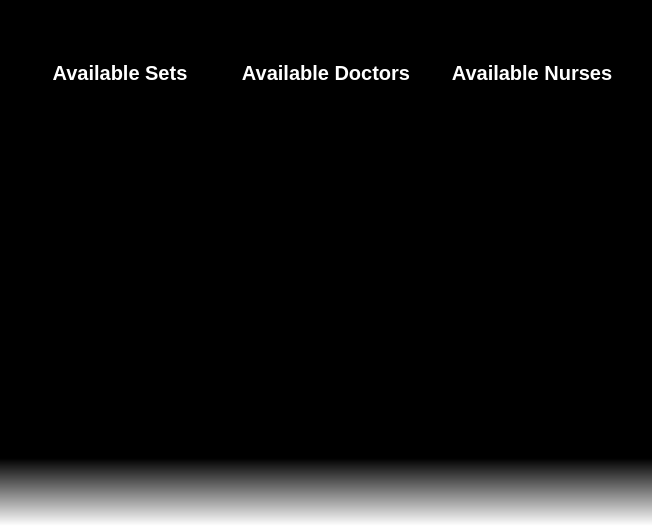
                <widget class="QWidget" name="stats_tab">
                 <property name="styleSheet">
                  <string notr="true">background-color: qlineargradient(spread:pad, x1:0.443, y1:0.863, x2:0.443, y2:1, stop:0 rgba(0, 0, 0, 255), stop:0.926136 rgba(255, 255, 255, 255));</string>
                 </property>
                 <attribute name="title">
                  <string>Home</string>
                 </attribute>
                 <layout class="QHBoxLayout" name="horizontalLayout_5">
                  <property name="bottomMargin">
                   <number>150</number>
                  </property>
                  <item>
                   <widget class="QFrame" name="view_diagrams">
                    <property name="minimumSize">
                     <size>
                      <width>0</width>
                      <height>370</height>
                     </size>
                    </property>
                    <property name="maximumSize">
                     <size>
                      <width>16777215</width>
                      <height>400</height>
                     </size>
                    </property>
                    <property name="styleSheet">
                     <string notr="true">background: none;</string>
                    </property>
                    <property name="frameShape">
                     <enum>QFrame::NoFrame</enum>
                    </property>
                    <property name="frameShadow">
                     <enum>QFrame::Raised</enum>
                    </property>
                    <layout class="QGridLayout" name="gridLayout">
                     <item row="0" column="0">
                      <widget class="QLabel" name="di1_lbl_1">
                       <property name="minimumSize">
                        <size>
                         <width>0</width>
                         <height>30</height>
                        </size>
                       </property>
                       <property name="maximumSize">
                        <size>
                         <width>16777215</width>
                         <height>30</height>
                        </size>
                       </property>
                       <property name="font">
                        <font>
                         <pointsize>15</pointsize>
                         <weight>75</weight>
                         <bold>true</bold>
                        </font>
                       </property>
                       <property name="styleSheet">
                        <string notr="true">color: rgb(255, 255, 255);</string>
                       </property>
                       <property name="text">
                        <string>Available Sets</string>
                       </property>
                       <property name="alignment">
                        <set>Qt::AlignCenter</set>
                       </property>
                      </widget>
                     </item>
                     <item row="0" column="1">
                      <widget class="QLabel" name="di1_lbl_2">
                       <property name="minimumSize">
                        <size>
                         <width>0</width>
                         <height>30</height>
                        </size>
                       </property>
                       <property name="maximumSize">
                        <size>
                         <width>16777215</width>
                         <height>30</height>
                        </size>
                       </property>
                       <property name="font">
                        <font>
                         <pointsize>15</pointsize>
                         <weight>75</weight>
                         <bold>true</bold>
                        </font>
                       </property>
                       <property name="styleSheet">
                        <string notr="true">color: rgb(255, 255, 255);</string>
                       </property>
                       <property name="text">
                        <string>Available Doctors</string>
                       </property>
                       <property name="alignment">
                        <set>Qt::AlignCenter</set>
                       </property>
                      </widget>
                     </item>
                     <item row="0" column="2">
                      <widget class="QLabel" name="di1_lbl_3">
                       <property name="minimumSize">
                        <size>
                         <width>0</width>
                         <height>30</height>
                        </size>
                       </property>
                       <property name="maximumSize">
                        <size>
                         <width>16777215</width>
                         <height>30</height>
                        </size>
                       </property>
                       <property name="font">
                        <font>
                         <pointsize>15</pointsize>
                         <weight>75</weight>
                         <bold>true</bold>
                        </font>
                       </property>
                       <property name="styleSheet">
                        <string notr="true">color: rgb(255, 255, 255);</string>
                       </property>
                       <property name="text">
                        <string>Available Nurses</string>
                       </property>
                       <property name="alignment">
                        <set>Qt::AlignCenter</set>
                       </property>
                      </widget>
                     </item>
                     <item row="1" column="0">
                      <widget class="QFrame" name="diagram_1">
                       <property name="minimumSize">
                        <size>
                         <width>200</width>
                         <height>200</height>
                        </size>
                       </property>
                       <property name="maximumSize">
                        <size>
                         <width>150</width>
                         <height>200</height>
                        </size>
                       </property>
                       <property name="styleSheet">
                        <string notr="true">QFrame{border:3px solid;
border-color: transparent;
border-radius:100;}</string>
                       </property>
                       <property name="frameShape">
                        <enum>QFrame::StyledPanel</enum>
                       </property>
                       <property name="frameShadow">
                        <enum>QFrame::Raised</enum>
                       </property>
                       <layout class="QHBoxLayout" name="horizontalLayout_6">
                        <item>
                         <widget class="roundProgressBar" name="pro1_d" native="true"/>
                        </item>
                       </layout>
                      </widget>
                     </item>
                     <item row="1" column="1">
                      <widget class="QFrame" name="diagram_2">
                       <property name="minimumSize">
                        <size>
                         <width>200</width>
                         <height>200</height>
                        </size>
                       </property>
                       <property name="maximumSize">
                        <size>
                         <width>150</width>
                         <height>200</height>
                        </size>
                       </property>
                       <property name="styleSheet">
                        <string notr="true">QFrame{border:3px solid;
border-color: transparent;
border-radius:100;}</string>
                       </property>
                       <property name="frameShape">
                        <enum>QFrame::StyledPanel</enum>
                       </property>
                       <property name="frameShadow">
                        <enum>QFrame::Raised</enum>
                       </property>
                       <layout class="QHBoxLayout" name="horizontalLayout_7">
                        <item>
                         <widget class="roundProgressBar" name="pro2_d" native="true"/>
                        </item>
                       </layout>
                      </widget>
                     </item>
                     <item row="1" column="2">
                      <widget class="QFrame" name="diagram_3">
                       <property name="minimumSize">
                        <size>
                         <width>200</width>
                         <height>200</height>
                        </size>
                       </property>
                       <property name="maximumSize">
                        <size>
                         <width>150</width>
                         <height>200</height>
                        </size>
                       </property>
                       <property name="styleSheet">
                        <string notr="true">QFrame{
border:3px solid;
border-color: transparent;
border-radius:100;}</string>
                       </property>
                       <property name="frameShape">
                        <enum>QFrame::StyledPanel</enum>
                       </property>
                       <property name="frameShadow">
                        <enum>QFrame::Raised</enum>
                       </property>
                       <layout class="QHBoxLayout" name="horizontalLayout_8">
                        <item>
                         <widget class="roundProgressBar" name="pro3_d" native="true"/>
                        </item>
                       </layout>
                      </widget>
                     </item>
                    </layout>
                   </widget>
                  </item>
                 </layout>
                </widget>
